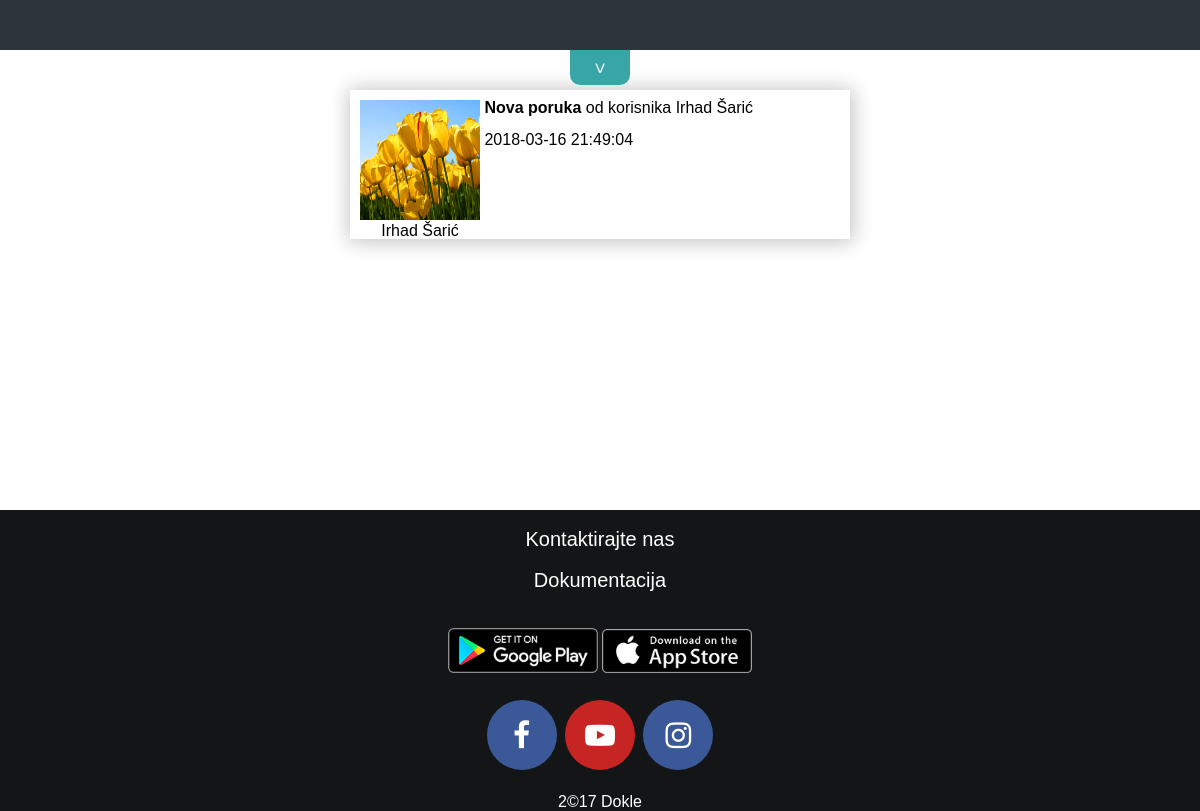
The app's page /poruke.php (signed in) with its own data.
### tables this page shows
CREATE TABLE `korisnici` (
  `id` int(11) NOT NULL,
  `ime` text NOT NULL,
  `prezime` text NOT NULL,
  `email` varchar(128) NOT NULL,
  `password` varchar(255) NOT NULL,
  `aktivacijskiKod` int(4) NOT NULL,
  `aktivan` varchar(5) NOT NULL DEFAULT 'nije',
  `profilna` varchar(255) NOT NULL DEFAULT 'profilne/default.jpg',
  `mjestoStanovanja` varchar(255) DEFAULT NULL,
  `brojTelefona` varchar(20) DEFAULT NULL
);

CREATE TABLE `poruke` (
  `idPoruke` int(11) NOT NULL,
  `idPosiljaoca` int(11) NOT NULL,
  `idPrimaoca` int(11) NOT NULL,
  `procitana` tinyint(4) NOT NULL DEFAULT '0',
  `sadrzaj` varchar(500) NOT NULL,
  `vrijemeSlanja` timestamp NOT NULL DEFAULT CURRENT_TIMESTAMP
);

### poruke.php (the view, shortened to what this page needs)
<?php
	include 'conn.php';
	include 'header.php';
	if(isset($_SESSION['id']))
	{
		$stmt = $conn->prepare("SELECT idPosiljaoca FROM poruke WHERE idPrimaoca=?");
		$stmt->bind_param("i", $_SESSION['id']);
		$stmt->execute();
		$stmt->store_result();
		$stmt->bind_result($id);
		if(!$stmt->num_rows)
			echo "<div style='width:500px; height:500px; margin-top: 95px; margin-left: auto; margin-right: auto; margin-bottom: 20px; line-height: 500px; vertical-align: middle; text-align: center; -webkit-box-shadow: 1px 1px 19px 2px rgba(0,0,0,0.24);
			  -moz-box-shadow: 1px 1px 19px 2px rgba(0,0,0,0.24);
			  box-shadow: 1px 1px 19px 2px rgba(0,0,0,0.24);'>Nemate poruka</div>";
		else
		{
			while ($stmt->fetch()) {
				$ids[] = $id;
			}
			$ids = array_unique($ids);
			echo "<div class='divZaPoruke' style='min-height:400px;'>";
			for ($i=0; $i < count($ids); $i++) {
				$stmt = $conn->prepare("SELECT * FROM korisnici WHERE id=?");
				$stmt->bind_param("i", $ids[$i]);
				$stmt->execute();
				$rez = $stmt->get_result();
				while($row = $rez->fetch_assoc())
				{
					$stmt2 = $conn->prepare("SELECT vrijemeSlanja, procitana FROM poruke WHERE idPrimaoca=? AND idPosiljaoca=? ORDER BY vrijemeSlanja DESC LIMIT 1");
					$stmt2->bind_param("ii", $_SESSION['id'], $ids[$i]);
					$stmt2->execute();
					$rezhahu = $stmt2->get_result();
					$row2 = $rezhahu->fetch_assoc();
					if(!$row2['procitana'])
					{
						echo "<div class='poruka'>
				  			<a href='profil.php?id=".$row['id']."'><ul>
				  				<li><img src='".$row["profilna"]."' style='width:120px; height:120px; margin-left:10px;'></img><li>
				  				<li id='informacijePoruke' style='margin-left:10px;'>".$row['ime']." ".$row['prezime']."</li>
				  			</ul></a>
				  			<a href='procitajPoruku.php?idPrimaoca=".$row['id']."'><ul>
				  				<li><b>Nova poruka</b> od korisnika ".$row['ime']." ".$row['prezime']."</li><br>
				  				<li>".$row2['vrijemeSlanja']."</li>
				  			</ul>
				  			</a>
				  		</div>";
					}
				}
			}
			echo "</div>";
		}
}
	else
	{
		echo "<br><br><br><br><br><br><br><br>Moraš se logovati";
	}
	include 'footer.php';
?>

### style.css (style rules this page uses)
* { font-family: arial; margin: 0; padding: 0; }
a { text-decoration: none; }
.divZaPoruke { width: 500px; margin-top: 90px; margin-left: auto; margin-right: auto; margin-bottom: 20px; }
.divZaPoruke a { color: black; }
.poruka { margin-top: 10px; -webkit-box-shadow: 1px 1px 19px 2px rgba(0,0,0,0.24); -moz-box-shadow: 1px 1px 19px 2px rgba(0,0,0,0.24); box-shadow: 1px 1px 19px 2px rgba(0,0,0,0.24); }
.poruka ul { display: inline-block; }
.poruka ul li { list-style-type: none; }
.poruka ul:last-child { margin-top: 10px; line-height: 100%; vertical-align: top; }
#informacijePoruke { text-align: center; }

### records on screen
korisnici: profilna (picture), ime "Irhad", prezime "Šarić", poruke.vrijemeSlanja "2018-03-16 21:49:04"
